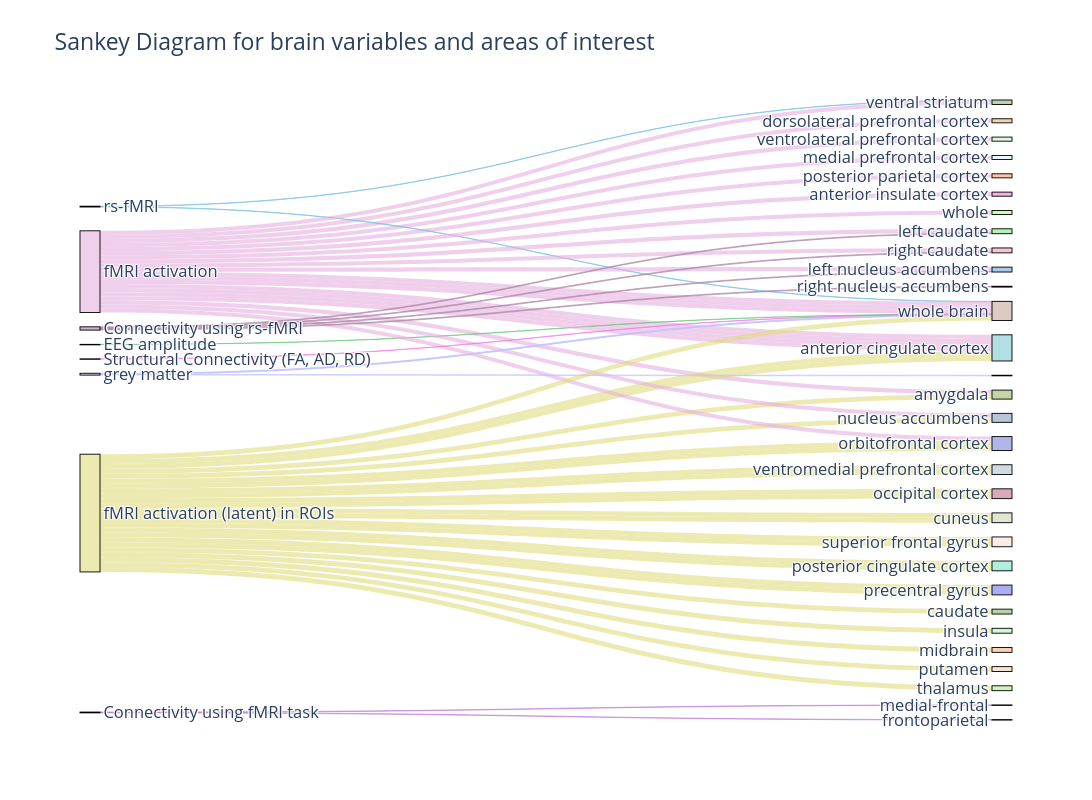

This figure's notebook cell:
### Code cell
#sankey plot for brain variables
# 1. Create unique labels
labels = list(pd.concat([
    dfsankey_brain['brain variable'], 
    dfsankey_brain['brain areas of interest']]).unique())
# 2. Map labels to indices
label_map = {label: idx for idx, label in enumerate(labels)}
# 3. Define sources, targets, and values
sources = dfsankey_brain['brain variable'].map(label_map).tolist() + \
            dfsankey_brain['brain areas of interest'].map(label_map).tolist()
values = dfsankey_brain['brain_variable_count'].tolist() + \
    dfsankey_brain['brain_areas_of_interest_count'].tolist()
# 4. Generate pastel colors
import random
def pastel_color():
    r = lambda: random.randint(100, 255)
    return f'rgba({r()},{r()},{r()},0.6)'
label_to_color = {label: pastel_color() for label in labels}
node_color_list = [label_to_color[label] for label in labels]
# 5. Set link colors by source node's color (first half) and middle node (second half)
link_colors = [label_to_color[dfsankey_brain['brain variable'].iloc[i]] 
               for i in range(len(dfsankey_brain))] + \
              [label_to_color[dfsankey_brain['brain areas of interest'].iloc[i]] 
               for i in range(len(dfsankey_brain))]
# 7. Create the figure
fig = go.Figure(data=[go.Sankey(
    node=dict(
        pad=15,
        thickness=20,
        line=dict(color="black", width=0.9),
        label=labels,
        color=node_color_list,
        align="left"
    ),
    link=dict(
        source=sources,
        target=targets,
        value=values,
        color=link_colors,
        customdata=dfsankey_brain['nameyear'].tolist()*2,
        hovertemplate='%{customdata}<extra></extra>'
    )
)]) 

fig.update_layout(
    title_text="Sankey Diagram for brain variables and areas of interest",
    font_size=16.5,
    width=1400,
    height=800,
    hovermode='x'
)   
fig.show()

### Figure 1 — Plotly figure (JSON) as saved in the notebook; plotly's stock layout.template omitted (floating-point values rounded to 4 significant figures; data arrays with more than 128 entries replaced by an {"elided": "..."} marker saying what was removed)
{"data": [{"link": {"color": {"elided": "444 str values"}, "customdata": {"elided": "444 str values"}, "hovertemplate": "%{customdata}<extra></extra>", "source": {"elided": "444 int values"}, "target": {"elided": "222 int values"}, "value": {"elided": "444 int values"}}, "node": {"align": "left", "color": ["rgba(230,176,224,0.6)", "rgba(132,132,217,0.6)", "rgba(122,193,230,0.6)", "rgba(224,220,124,0.6)", "rgba(194,195,253,0.6)", "rgba(106,201,123,0.6)", "rgba(187,119,222,0.6)", "rgba(243,121,231,0.6)", "rgba(170,134,163,0.6)", "rgba(224,182,128,0.6)", "rgba(199,246,199,0.6)", "rgba(125,202,211,0.6)", "rgba(212,248,248,0.6)", "rgba(255,153,112,0.6)", "rgba(147,181,119,0.6)", "rgba(199,167,153,0.6)", "rgba(159,186,103,0.6)", "rgba(121,134,223,0.6)", "rgba(182,193,216,0.6)", "rgba(191,112,141,0.6)", "rgba(204,212,184,0.6)", "rgba(250,223,213,0.6)", "rgba(121,229,204,0.6)", "rgba(112,119,232,0.6)", "rgba(136,182,102,0.6)", "rgba(169,249,181,0.6)", "rgba(253,180,123,0.6)", "rgba(135,158,190,0.6)", "rgba(239,211,181,0.6)", "rgba(173,236,142,0.6)", "rgba(238,124,216,0.6)", "rgba(175,251,139,0.6)", "rgba(251,151,161,0.6)", "rgba(100,197,195,0.6)", "rgba(242,102,166,0.6)", "rgba(118,244,130,0.6)", "rgba(252,154,192,0.6)", "rgba(113,163,222,0.6)", "rgba(238,176,100,0.6)"], "label": ["fMRI activation", null, "rs-fMRI", "fMRI activation (latent) in ROIs", "grey matter", "EEG amplitude", "Connectivity using fMRI task", "Structural Connectivity (FA, AD, RD)", "Connectivity using rs-fMRI", "dorsolateral prefrontal cortex", "ventrolateral prefrontal cortex", "anterior cingulate cortex", "medial prefrontal cortex", "posterior parietal cortex", "ventral striatum", "whole brain", "amygdala", "orbitofrontal cortex", "ventromedial prefrontal cortex", "occipital cortex", "cuneus", "superior frontal gyrus", "posterior cingulate cortex", "precentral gyrus", "caudate", "insula", "midbrain", "nucleus accumbens", "putamen", "thalamus", "anterior insulate cortex", "whole", "limbic system", "medial-frontal", "frontoparietal", "left caudate", "right caudate", "left nucleus accumbens", "right nucleus accumbens"], "line": {"color": "black", "width": 0.9}, "pad": 15, "thickness": 20}, "type": "sankey"}], "layout": {"font": {"size": 16.5}, "height": 800, "hovermode": "x", "title": {"text": "Sankey Diagram for brain variables and areas of interest"}, "width": 1400}}
